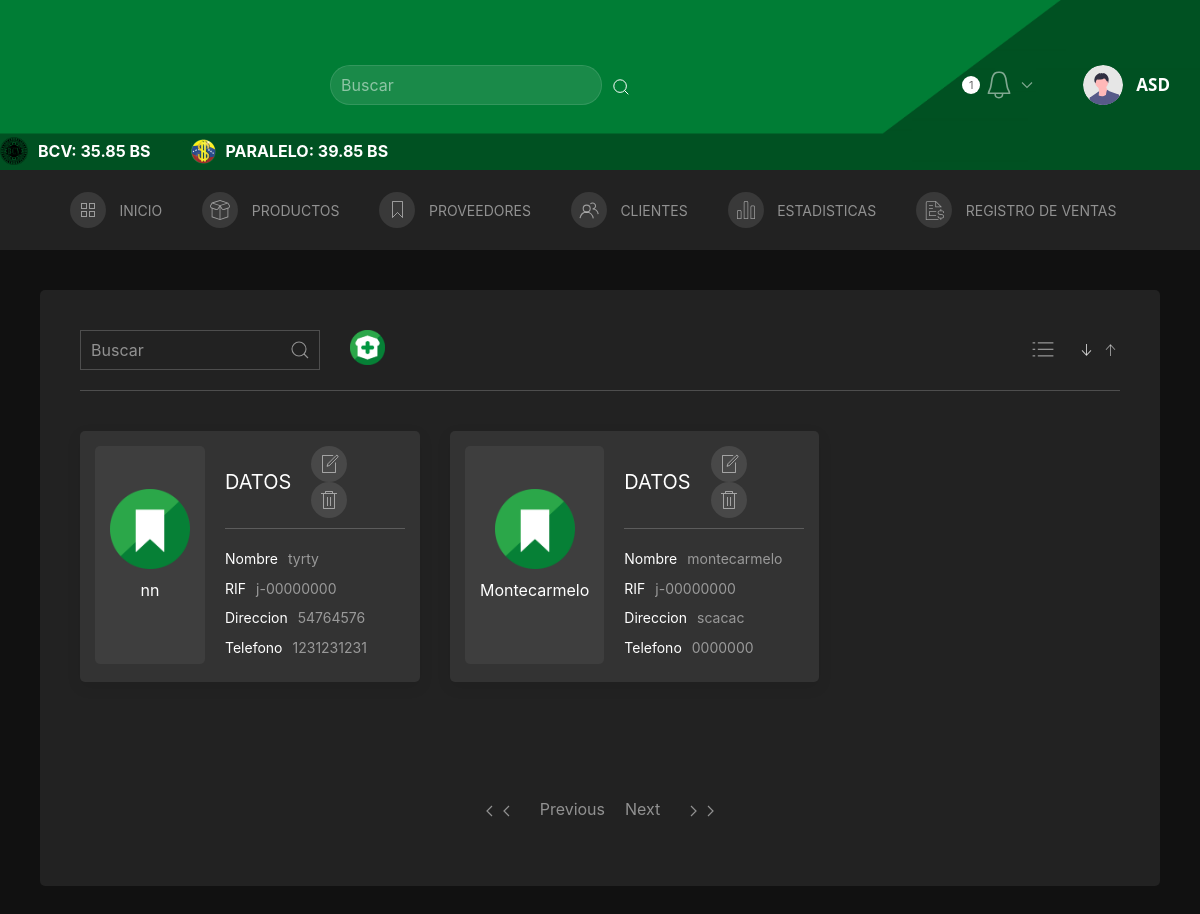
/Proveedores (signed in), run on the app's committed database.
### tables this page shows
CREATE TABLE `proveedores` (
  `id` int(11) NOT NULL,
  `nombre` varchar(50) NOT NULL,
  `razon_social` varchar(50) NOT NULL DEFAULT 'natural',
  `rif` varchar(15) NOT NULL,
  `telefono` varchar(11) NOT NULL,
  `correo` varchar(50) NOT NULL,
  `direccion` varchar(45) NOT NULL,
  `active` tinyint(4) DEFAULT 1
);

### Controller/C_proveedores.php (called while the page is built, shortened)
<?php
    require('../Model/Conexion.php');
    if (isset($_GET['p'])){
        $num = $_GET['p'];
    }else {
        $num = 0;
    }
    require('../Model/Proveedores.php');
    $result = new Proveedor(
        like:(isset($_GET['like']) ? $_GET['like'] : ''),
    );
    $result = $result->search(n:$num);
    include('../View/proveedores.php');
?>

### Model/Conexion.php (called while the page is built, shortened)
<?php
    class DB {
        function __construct() {
            $this->conn = new PDO("mysql:host=localhost;dbname=proyecto","root");
        }
    }
?>

### Model/Proveedores.php (called while the page is built, shortened)
<?php
    class Proveedor extends DB{
        private $active;
        private $like;
        function __construct($id=null, $nombre=null,$razon_social=null,$rif=null,$telefono=null,$correo=null,$direccion=null,$active=1,$like=''){
            $this->id = $id;
            $this->active = $active;
            $this->like = $like;
        }
        function search($n=0,$limite=9){
            $query = "SELECT * FROM proveedores WHERE active=:active AND razon_social LIKE :como";
            $n = $n*$limite;
            $query = $query . " LIMIT :l OFFSET :n";
            $consulta = $this->conn->prepare($query);
            $consulta->bindParam(':active',$this->active, PDO::PARAM_INT);
            $consulta->bindParam(':l',$limite, PDO::PARAM_INT);
            $consulta->bindParam(':n',$n, PDO::PARAM_INT);
            $this->like = '%'.$this->like.'%';
            $consulta->bindParam(':como',$this->like, PDO::PARAM_STR);
            $consulta->execute();
            return $consulta->fetchAll();
        }
    }
?>

### View/complementos/tarjeta_proveedor.php (the view, shortened to what this page needs)
<?php
echo '<div>
    <div class="target_supplier uk-card uk-card-default uk-flex uk-padding-small uk-light uk-border-rounded" style=" background-color: #333;">
        <div>
            <div class="img_proveedor_container uk-border-rounded">
                <img src="static/images/logo_proveedor.png" alt="" width="80px" />
                <h5 class="uk-margin-remove-left uk-margin-remove-right uk-margin-small-top uk-text-center">'.$row['razon_social'].'</h5>
            </div>
        </div>
        <div style="width: 180px;">
            <div class="uk-flex uk-flex-middle uk-flex-between uk-margin-small-bottom">
                <h4 class="uk-margin-remove-bottom uk-margin-right uk-text-center">DATOS</h4>
                <div>
                    <a href="#modal-modificar'.$row['id'].'" uk-toggle uk-tooltip="title:Editar; delay: 500"
                        class="uk-icon-button uk-margin-small-right" type="button"
                        style="border: none; cursor: pointer">
                        <span uk-icon="icon: file-edit"></span>
                    </a>
                    <a href="#eliminar_supplier'.$row['id'].'" uk-toggle class="uk-icon-button uk-margin-small-right"
                        uk-tooltip="title:Eliminar; delay: 500" type="button"
                        style="border: none; cursor: pointer" type="button">
                        <span uk-icon="icon: trash"></span>
                    </a>
                </div>
            </div>
            <hr class="uk-margin-bottom uk-margin-remove-top hr_supplier" />
            <div class="Container-details-suppliers" style="width: 200px;">
                <div class="uk-flex">
                    <h6 class="uk-margin-small">Nombre</h6>
                    <p class="uk-margin-small uk-margin-small-left uk-margin-remove-top uk-text-meta">
                        '.$row['nombre'].'
                    </p>
                </div>
                <div class="uk-flex">
                    <h6 class="uk-margin-small">RIF</h6>
                    <p class="uk-margin-small uk-margin-small-left uk-margin-remove-top uk-text-meta">
                        '.$row['rif'].'
                    </p>
                </div>
                <div class="uk-flex">
                    <h6 class="uk-margin-small">Direccion</h6>
                    <p class="uk-margin-small uk-margin-small-left uk-margin-remove-top uk-text-break uk-text-meta"
                        style="width: 185px">
                        '.$row['direccion'].'
                    </p>
                </div>
                <div class="uk-flex">
                    <h6 class="uk-margin-small">Telefono</h6>
                    <p class="uk-margin-small uk-margin-small-left uk-margin-remove-top uk-text-meta">
                        '.$row['telefono'].'
                    </p>
                </div>
            </div>
        </div>
    </div>
</div>
<div id="modal-modificar'.$row['id'].'" uk-modal>
                <input type=number value="'.$row['id'].'" name="ID" style="display:none">
                    <input class="uk-input" type="text" placeholder="Nombre" aria-label="100" value="'.$row['nombre'].'" name="nombre" pattern="^[A-Z][A-Za-z0-9ñ\s]{2,20}$" requierd>
                    <input class="uk-input" type="text" placeholder="Razon Social" aria-label="100" value="'.$row['razon_social'].'" name="razon_social" pattern="^[A-ZÑ][a-zA-Z0-9ñ\s]{2,50}$" required>
                    <input class="uk-input" type="text" placeholder="Rif" aria-label="50" value="'.$row['rif'].'" name="rif" pattern="^[VJEGPvjegp][\d]+$" required>
                    <input class="uk-input" type="text" placeholder="Número de teléfono" aria-label="50" value="'.$row['telefono'].'" name="telefono" pattern="^[0-9]{7,12}^$" required>
                    <input class="uk-input" type="email" placeholder="Correo electrónico" aria-label="25" value="'.$row['correo'].'" name="correo" pattern="^[a-z0-9]+(\.[_a-z0-9]+)*@[a-z0-9-]+(\.[a-z0-9-]+)*(\.[a-z]{2,15})$" required>
                    <input class="uk-input" type="text" placeholder="Dirección" aria-label="25" value="'.$row['direccion'].'" name="direccion" minlength="5" maxlength="200" required>
                <input type="submit" id="modificarSup'.$row['direccion'].'" style="display:none">
            <label class="uk-button uk-button-secondary" type="submit" for="modificarSup'.$row['direccion'].'">Guardar</label>
</div>
<div id="eliminar_supplier'.$row['id'].'" class="uk-flex-top" uk-modal>
                <input type=number value="'.$row['id'].'" name="ID" style="display:none">
</div>';
?>

### View/proveedores.php (shortened to what this page needs)
<?php require("../View/complementos/header.php"); ?>
<main class="Bg-Main-home2 uk-padding">
    <section class="uk-background-secondary uk-padding uk-border-rounded uk-light" uk-filter="target: .js-filter">
        <div>
            <div class="uk-flex uk-flex-between" style="align-items: baseline;">
                <div class="uk-flex uk-flex-wrap" style="align-items: baseline;">
                    <div class="uk-margin-right">
                        <div class="uk-flex uk-flex-wrap">
                            <div class="uk-margin formDelete">
                                <form class="uk-search uk-search-default search-responsive-product" action="" method="GET">
                                    <button class="uk-search-icon-flip" type="submit" uk-search-icon></button>
                                    <input class="uk-search-input" type="text" placeholder="Buscar" name="like" aria-label="Search">
                                </form>
                            </div>
                            <div class="uk-margin-left">
                                <a href="#register_supplier" uk-toggle uk-tooltip="title:Añadir Proveedor; delay: 500" class="uk-margin-small-left">
                                    <img class="btn_agg" src="./static/images/btn_agg.png" alt="" width="35px">
                                </a>
                            </div>
                        </div>
                    </div>
                </div>
                <div class="uk-flex uk-margin-left container-view-order">
                    <div class="uk-margin-right">
                        <span class="uk-icon-link" id="list" uk-icon="icon: list; ratio: 1.3" style="cursor: pointer;"></span>
                    </div>
                    <div class="uk-width-auto uk-text-nowrap flechas">
                        <span class="uk-active" uk-filter-control="sort: data-name"><a class="uk-icon-link" href="#" uk-icon="icon: arrow-down" aria-label="Sort ascending"></a></span>
                        <span uk-filter-control="sort: data-name; order: desc"><a class="uk-icon-link" href="#" uk-icon="icon: arrow-up" aria-label="Sort descending"></a></span>
                    </div>
                </div>
            </div>
            <hr class="uk-margin-remove">
            <div>
                <section class="uk-light uk-padding uk-padding-remove-left uk-padding-remove-right uk-grid-small dataTable" uk-grid>
                    <div class="[email protected] uk-grid-medium uk-flex-center dataTable2 height_controller" uk-grid uk-height-match="target: > div > .uk-card">
                        <?php
                        for ($i = 0; $i < count($result); $i++) {
                            $row = $result[$i];
                            require 'complementos/tarjeta_proveedor.php';
                        }
                        ?>
                    </div>
                </section>
                <div class="uk-flex uk-flex-center">
                    <ul class="uk-pagination uk-margin-large-top">
                        <li><a class="pag-btn-proveedores" data-direccion="start"><span class="uk-margin-small-right" uk-pagination-previous></span><span class="uk-margin-small-right" uk-pagination-previous></span></a></li>
                        <li><a class="pag-btn-proveedores" data-direccion="back">Previous</a></li>
                        <li><a class="pag-btn-proveedores" data-direccion="next">Next</a></li>
                        <li><a class="pag-btn-proveedores" data-direccion="end"><span class="uk-margin-small-left" uk-pagination-next></span><span class="uk-margin-small-left" uk-pagination-next></span></a></li>
                    </ul>
                </div>
            </div>
        </div>
    </section>
</main>
</body>
</html>

### data on the page
proveedores: razon_social "nn", nombre "tyrty", rif "j-00000000", direccion "54764576", telefono "1231231231"
proveedores: razon_social "Montecarmelo", nombre "montecarmelo", rif "j-00000000", direccion "scacac", telefono "0000000"

### other printed values
$_SESSION['user_name'] "ASD"
